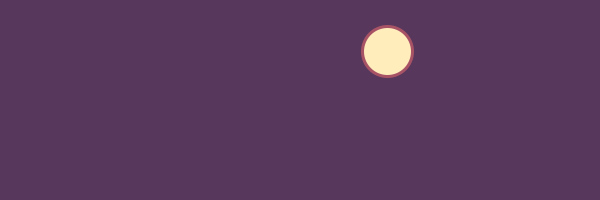
Frame 1 (no input)
Frame 60 (the mouse pressed at the canvas centre just before this capture): identical to frame 1, image omitted
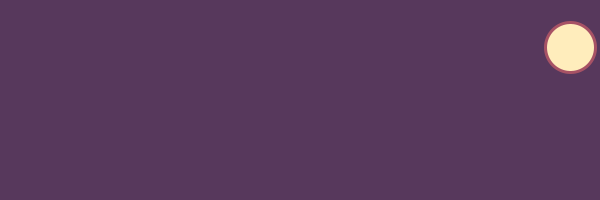
Frame 120 (the mouse held since frame 60 and released just before this capture)

The Processing sketch that drew these frames (run headless with seeded random() and noise(); from frame 60 on, the mouse is pressed at the canvas centre):

// Processing sketch: processing_151803
// ── processing_151803.pde


PVector p;

void setup ()
{
  size (600, 200);
  smooth();

  setRandomValue();
}

void draw ()
{
  background (#57385c);

  stroke (255);
  strokeWeight (3);

  drawValue();
}


void drawValue ()
{
  fill (#ffedbc);
  stroke (#A75265);
  strokeWeight (3);

  float x = p.x;
  float y = p.y;

  ellipse (x, y, 50, 50);
}

void setRandomValue ()
{
  float x = random (width);
  float y = random (height);

  p = new PVector (x, y);
}


void mousePressed ()
{
  setRandomValue ();
}
